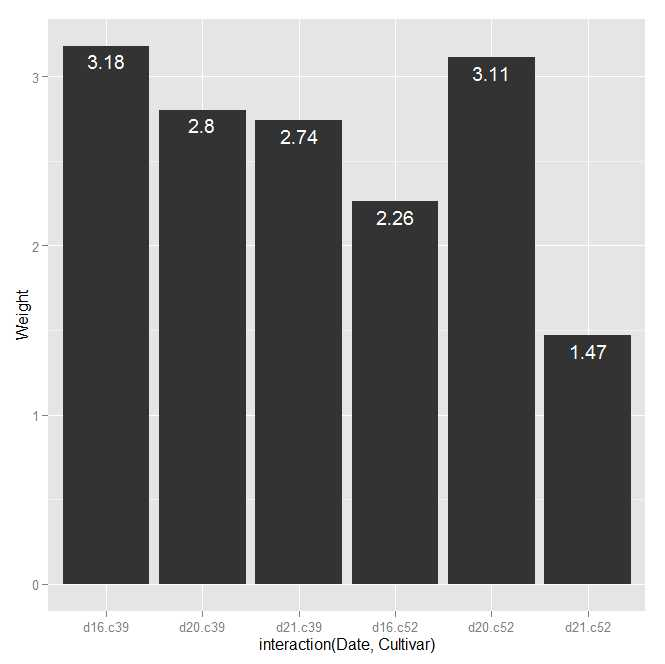

R code for this plot:
library(ggplot2)
library(gcookbook)
ggplot(cabbage_exp,aes(x=interaction(Date,Cultivar),y=Weight))+geom_bar(stat="identity")+geom_text(aes(label=Weight),vjust=1.5,colour="white")
